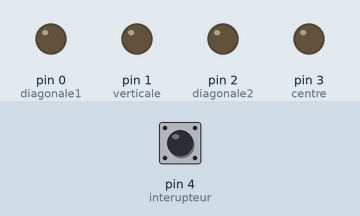
This sketch was run on a simulated Arduino Uno, built with avr-gcc and run on an emulated ATmega328P. Parts: output pins drawn as LEDs (lit = HIGH). Dashed ring = blinking. The inputs (shaded band) are chosen by the test bench; at power-on: pin 4 (interupteur) LOW.

Above: at 1.2 s.
1.3 s: pin 4 (interupteur) pulled HIGH for 0.15 s
At 1.7 s:
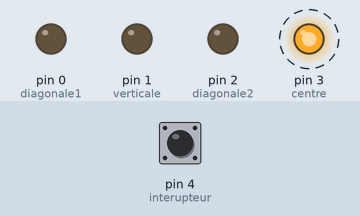
4.4 s: pin 4 (interupteur) pulled HIGH for 1 s
At 7.6 s:
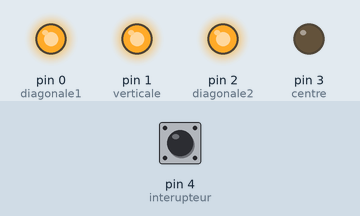
8.4 s: pin 4 (interupteur) pulled HIGH for 3.2 s
At 9.8 s:
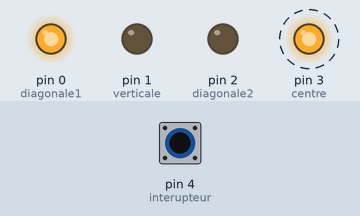
Timing chart, 0 to 15.4 s (numbered marks = the images above; inputs shaded):
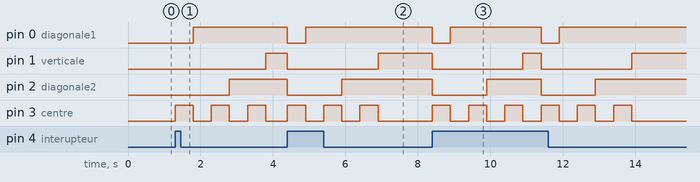

The sketch:

test_de.ino
```cpp
int diagonale1, diagonale2, verticale, centre, interupteur;
int resultat;

void setup() {
  diagonale1 = 0;
  verticale = 1;
  diagonale2 = 2;
  centre = 3;
  interupteur = 4;
  pinMode(diagonale1, OUTPUT);
  pinMode(verticale, OUTPUT);
  pinMode(diagonale2, OUTPUT);
  pinMode(centre, OUTPUT);
  pinMode(interupteur, INPUT);
}

void loop() {
  if (digitalRead(interupteur) == HIGH) {
    for(resultat = 1; resultat <= 6; resultat = resultat + 1) {
      affichage(resultat);
      delay(500);
    }
  }
}

// Affiche le chiffre passé en paramètre sur les LED du dé
void affichage(int chiffre) {
  digitalWrite(diagonale1, LOW);
  digitalWrite(verticale, LOW);
  digitalWrite(diagonale2, LOW);
  digitalWrite(centre, LOW);
  if (chiffre == 1) {
    digitalWrite(centre, HIGH);
  }
  else if (chiffre == 2) {
    digitalWrite(diagonale1, HIGH);
  }
  else if (chiffre == 3) {
    digitalWrite(diagonale1, HIGH);
    digitalWrite(centre, HIGH);
  }
  else if (chiffre == 4) {
    digitalWrite(diagonale1, HIGH);
    digitalWrite(diagonale2, HIGH);
  }
  else if (chiffre == 5) {
    digitalWrite(diagonale1, HIGH);
    digitalWrite(centre, HIGH);
    digitalWrite(diagonale2, HIGH);
  }
  else if (chiffre == 6) {
    digitalWrite(diagonale1, HIGH);
    digitalWrite(verticale, HIGH);
    digitalWrite(diagonale2, HIGH);
  }
}
```

Measured:
- after the input at 1.3 s, pin 0 (diagonale1): LOW → HIGH after 0.50 s; pin 1 (verticale): LOW → HIGH after 2.5 s; pin 2 (diagonale2): LOW → HIGH after 1.5 s; pin 3 (centre): alternates HIGH for 0.50 s and LOW for 0.50 s, starting at once
- after the input at 4.4 s, pin 0 (diagonale1): HIGH → LOW at once, → HIGH 0.50 s later; pin 1 (verticale): HIGH → LOW at once, → HIGH 2.5 s later; pin 2 (diagonale2): HIGH → LOW at once, → HIGH 1.5 s later; pin 3 (centre): alternates HIGH for 0.50 s and LOW for 0.50 s, 6 changes in all, then stays LOW, starting at once
- after the input at 8.4 s, pin 0 (diagonale1): alternates HIGH for 2.5 s and LOW for 0.50 s, 4 changes in all, then stays HIGH, starting at once; pin 1 (verticale): alternates HIGH for 0.50 s and LOW for 2.5 s, 4 changes in all, then stays HIGH, starting at once
